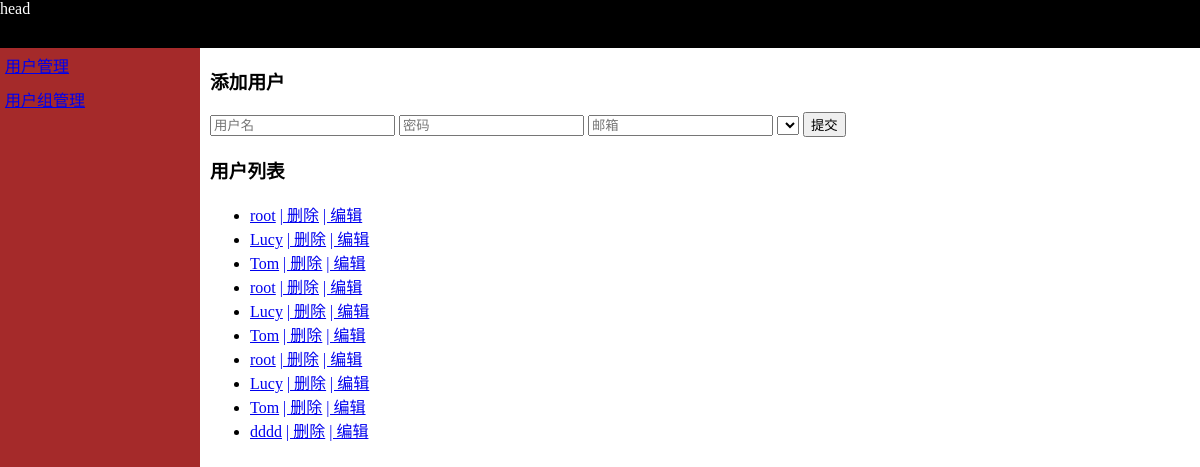
The app's page /monitor/user_info, older data.
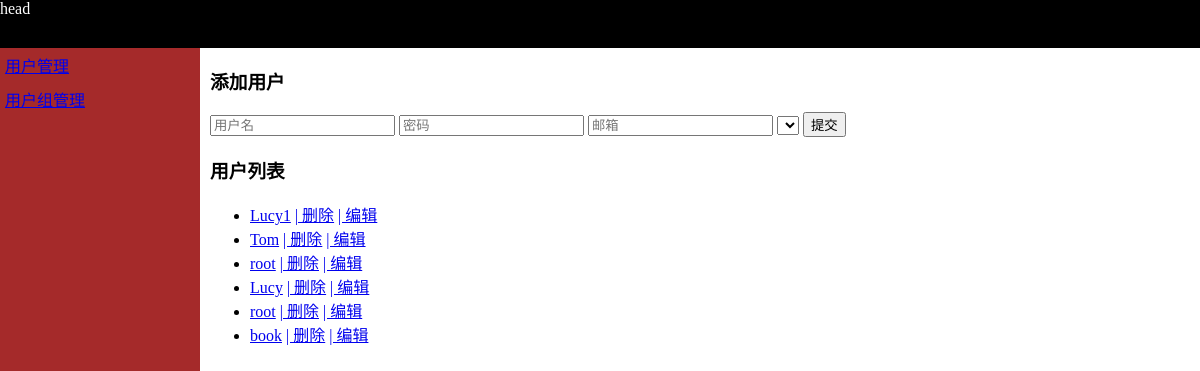
The same page, newer data.
### app02/models.py (models this page shows)
class UserInfo(models.Model):
    username = models.CharField(max_length=64)
    password = models.CharField(max_length=64)
    email = models.EmailField(max_length=64, null=True)
    user_group = models.ForeignKey("UserGroup", to_field="uid")
    user_type_choices = (
        (1, "超级用户"),
        (2, "管理员"),
        (3, "普通用户"),
    )
    user_type_id = models.IntegerField(choices=user_type_choices, default=3)

### app02/views.py (the view, shortened to what this page needs)
def user_info(request):
    if request.method == "GET":
        user_list = models.UserInfo.objects.all()
        group_list = models.UserGroup.objects.all()
        return render(request, 'user_info.html',
                      {'user_list': user_list, 'group_list': group_list})

### templates/user_info.html (shortened to what this page needs)
<!DOCTYPE html>
<html lang="en">
<head>
</head>
<body>
    <div style="height: 48px;background-color: black;color: white">
        head
    </div>
    <div style="position: absolute;top:48px;bottom: 0;left: 0;width: 200px;background-color: brown;">
        <a class="menu" href="/monitor/user_info/">用户管理</a>
        <a class="menu" href="/monitor/user_group/">用户组管理</a>
    </div>
    <div style="position:absolute;top:48px;left: 210px;bottom: 0;right: 0;overflow: auto">
        <h3>添加用户</h3>
        <form action="/monitor/user_info" method="post">
            <p>
                <input type="text" name="user" placeholder="用户名"/>
                <input type="password" name="pwd" placeholder="密码"/>
                <input type="text" name="email" placeholder="邮箱"/>
                <select name="user_group_id">
                </select>
                <input type="submit" value="提交"/>
            </p>
        </form>
        <h3>用户列表</h3>
        <ul>
            {% for row in user_list %}
                <li>
                    <a href="/monitor/detail-{{ row.id }}">{{ row.username }}</a>
                    <a href="/monitor/userdel-{{ row.id }}">| 删除</a>
                    <a href="/monitor/useredit-{{ row.id }}">| 编辑</a>
                </li>
            {% endfor %}
        </ul>
    </div>
</body>
</html>

### templates/user_info.html (style rules this page uses)
body { margin: 0; }
.menu { display: block; padding: 5px; }

Row changes from the older to the newer data that the page shows:
removed UserInfo: username "root"
removed UserInfo: username "Tom"
removed UserInfo: username "Lucy"
removed UserInfo: username "Tom"
removed UserInfo: username "dddd"
changed UserInfo: username "Lucy" → "Lucy1"
added UserInfo: username "book"
